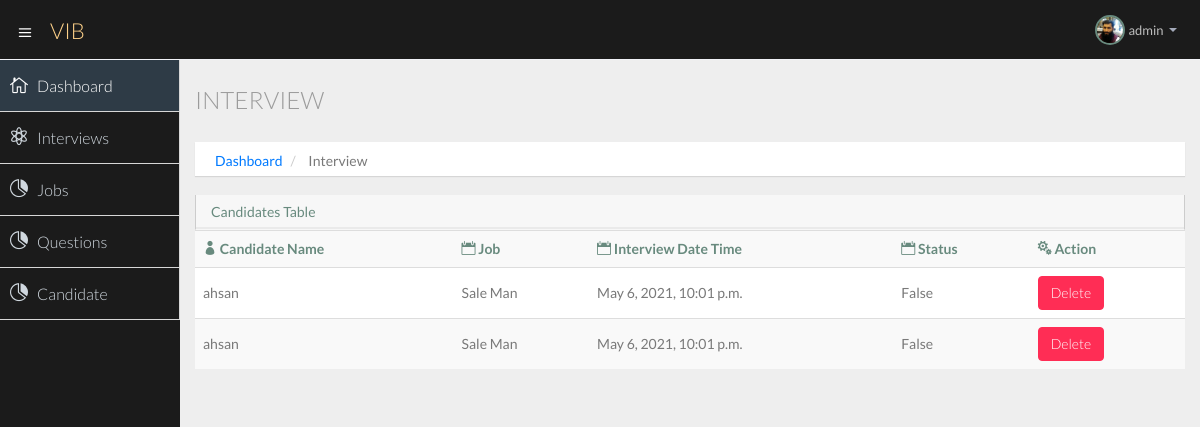
/company/interview/ (signed in), run on an earlier commit of the app's database.
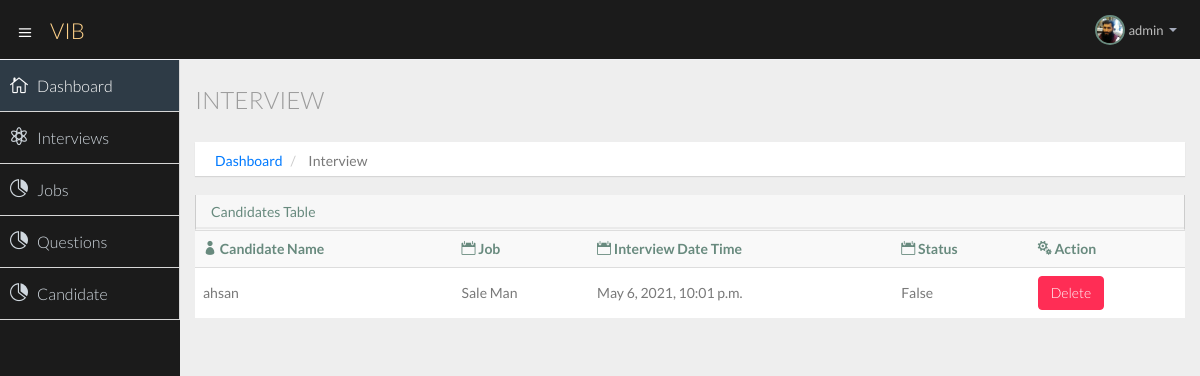
And on a later commit of the database.
### company/models.py (models this page shows, shortened)
class Interview(models.Model):
    id = models.AutoField(primary_key=True)
    user = models.ForeignKey(User, on_delete=models.CASCADE)
    job = models.ForeignKey(Jobs, on_delete=models.CASCADE)
    company_user_id = models.IntegerField()
    applidejob_id = models.IntegerField()
    schduele_time = models.DateTimeField((""), auto_now=False, auto_now_add=False)
    apply_date = models.DateTimeField(auto_now_add=True, blank=True)
    date = models.DateField()
    time = models.TimeField()
    interview_status =models.BooleanField(default=False)
    confirm_status =models.BooleanField(default=False)
    video_link = models.CharField(max_length=200)
    result = models.CharField(max_length=200)

class Jobs(models.Model):
    id = models.AutoField(primary_key=True)
    user = models.ForeignKey(User, on_delete=models.CASCADE)
    job_title = models.CharField(max_length=200)
    job_discription = models.CharField(max_length=800)
    pos_tdate = models.DateTimeField(auto_now_add=True, blank=True)
    job_status =models.BooleanField(default=True)

### company/views.py (the view)
# urls.py: path('company/interview/', views.interview, name='interview'),
def interview(request):
    user = User.objects.get(username=request.user.username)
    userid = user.id
    candidates = Interview.objects.filter(company_user_id=userid)
    context = {'candidates':candidates}
    return render(request, 'company/interview.html',context)

### templates/company/interview.html (shortened to what this page needs)
{% extends 'company/basic.html' %}
{% block body %}
{% load static %}
<section id="main-content">
  <section class="wrapper">
    <div class="row">
      <div class="col-lg-12">
        <h3 class="page-header"> Interview</h3>
        <ol class="breadcrumb">
          <li><a href="/company/dashboard">Dashboard</a></li>
          <li>Interview</li>
        </ol>
      </div>
    </div>
    <div class="row">
      <div class="col-lg-12">
        <section class="panel">
          <header class="panel-heading">
            Candidates Table
          </header>
          <table class="table table-striped table-advance table-hover">
            <tbody>
              <tr>
                <th><i class="icon_profile"></i> Candidate Name</th>
                <th><i class="icon_calendar"></i> Job</th>
                <th><i class="icon_calendar"></i> Interview Date Time</th>
                <th><i class="icon_calendar"></i> Status</th>
                <th><i class="icon_cogs"></i> Action</th>
              </tr>
              {% if candidates %}
              {% for candidate in candidates %}
              <tr>
                <td>{{candidate.user.username}}</td>
                <td>{{candidate.job.job_title}}</td>
                <td>{{candidate.schduele_time}}</td>
                <td>{{candidate.interview_status}}</td>
                <td>
                  <div class="">
                    <a class="btn btn-danger" href="#">Delete</a>
                  </div>
                </td>
              </tr>
              {% endfor %}
              {% else %}
              <tr>
                <td class="text-center">no record found.</td>
              </tr>
              {% endif %}
            </tbody>
          </table>
        </section>
      </div>
    </div>
  </section>
</section>
{% endblock body %}

### templates/company/basic.html (shortened to what this page needs)
<!DOCTYPE html>
<html lang="en">
<head>
  {% load static %}
  <link href="{% static 'cassets/css/bootstrap-theme.css' %}" rel="stylesheet">
  <link href="{% static 'cassets/css/elegant-icons-style.css' %}" rel="stylesheet" />
  <link href="{% static 'cassets/css/style.css' %}" rel="stylesheet">
  <link href="{% static 'cassets/css/style-responsive.css' %}" rel="stylesheet" />
</head>
<body>
  <section id="container" class="">
    <header class="header dark-bg">
      <div class="toggle-nav">
        <div class="icon-reorder tooltips" data-original-title="" data-placement="bottom"><i class="icon_menu"></i>
        </div>
      </div>
      <a href="/company/dashboard" class="logo">VIB </a>
      <div class="top-nav notification-row">
        <ul class="nav pull-right top-menu">
          <li class="dropdown">
            <a data-toggle="dropdown" class="dropdown-toggle" href="#">
              <span class="profile-ava">
                <img alt="" src="{% static 'assets/img/team/salehjpg.jpg' %}" width="30px" hight="30px">
              </span>
              <span class="username">{{request.user}}</span>
              <b class="caret"></b>
            </a>
          </li>
        </ul>
      </div>
    </header>
    <aside>
      <div id="sidebar" class="nav-collapse ">
        <ul class="sidebar-menu">
          <li class="active">
            <a class="" href="/company/dashboard">
              <i class="icon_house_alt"></i>
              <span>Dashboard</span>
            </a>
          </li>
          <li>
            <a class="" href="/company/interview">
              <i class="icon_genius"></i>
              <span>Interviews</span>
            </a>
          </li>
          <li>
            <a class="" href="/company/jobs">
              <i class="icon_piechart"></i>
              <span>Jobs</span>
            </a>
          </li>
          <li>
            <a class="" href="/company/questions">
              <i class="icon_piechart"></i>
              <span>Questions</span>
            </a>
          </li>
          <li>
            <a class="" href="/company/candidate">
              <i class="icon_piechart"></i>
              <span>Candidate</span>
            </a>
          </li>
        </ul>
      </div>
    </aside>
    {% block body %}
    {% endblock body %}
  </section>
</body>
</html>

What changed in the data, as far as the page shows it:
removed Interview: user.username "ahsan", job.job_title "Sale Man", schduele_time "May 6, 2021, 10:01 p.m.", interview_status "False"
